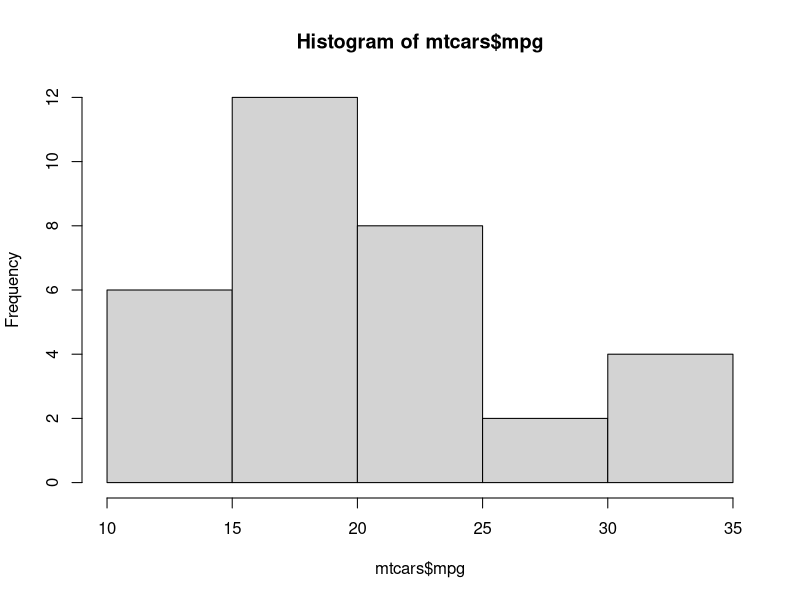
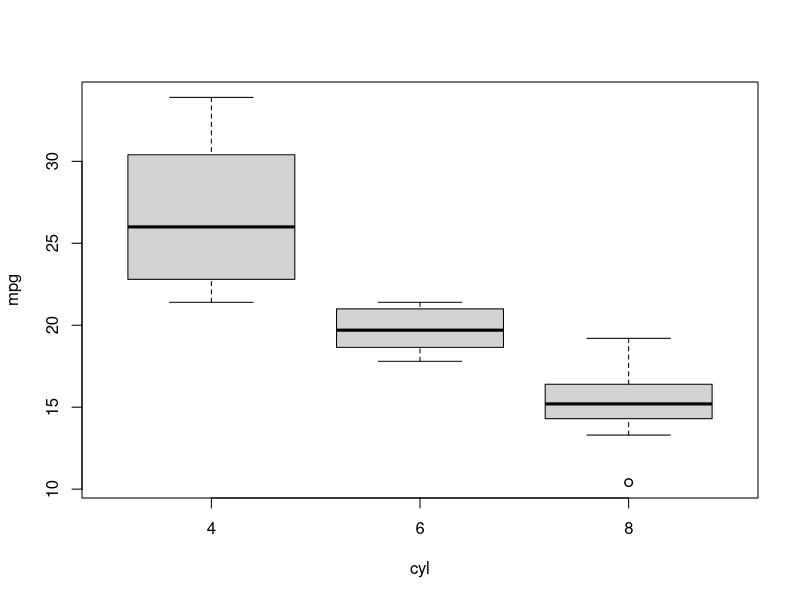

These figures' R source, in order:
data(mtcars)
summary(mtcars$mpg)

#install.packages("psych")
library(psych)

describe(mtcars) 

hist(mtcars$mpg)

boxplot(mpg~cyl, data=mtcars)
